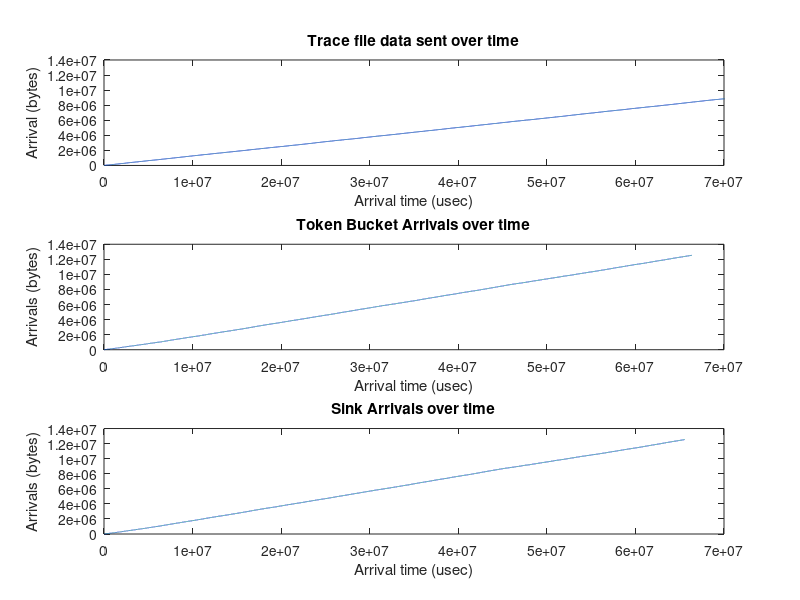

MATLAB code for this plot:
clc; clear all; clf;
%%%%%%%%%%%%%%%%%%%%%%%%%%%%%%%%%%%%%%%%%%%%%%%%%%%%%%%%%%%%%%%%%%%
% Time unit: micro seconds 
% Packet size: bytes
%%%%%%%%%%%%%%%%%%%%%%%%%%%%%%%%%%%%%%%%%%%%%%%%%%%%%%%%%%%%%%%%%%%
[packet_no_gen, time_gen, packetsize_gen] = textread('poisson3.txt', '%f %f %f');
[packet_no_sink, time_sink, packetsize_sink] = textread('sink.txt', '%f %f %f');
[token_time_diff, token_size, test, test2] = textread('bucket.txt', '%f %f %f %f');

count_gen = max(packet_no_gen);
count_sink = max(packet_no_sink);
count_token = max(packet_no_gen);

% initialize cumulative arrays
cumulative_gen = zeros(1, count_gen);
cumulative_sink = zeros(1, count_sink);
cumulative_token = zeros(1, count_sink);
cumulative_time_sink = zeros(1, count_sink);
cumulative_time_token = zeros(1, count_sink);

% initialize first packet, hardcoded
cumulative_gen(1) = packetsize_gen(1);
cumulative_sink(1) = packetsize_sink(1);
cumulative_token(1) = token_size(1);
cumulative_time_sink(1) = time_sink(1);
cumulative_time_token(1) = token_time_diff(1);

% start with second packet
i = 2;

% for generator
while i <= count_gen
    cumulative_gen(i) = cumulative_gen(i-1) + packetsize_gen(i);
    i = i + 1;
end

% start with second packet
i = 2;

% for token bucket
while i <= count_sink
    cumulative_token(i) = cumulative_token(i-1) + token_size(i);
    cumulative_time_token(i) = token_time_diff(i) + cumulative_time_token(i-1);
    i = i + 1;
end

i = 2;

% for the sink
while i <= count_sink
    cumulative_sink(i) = cumulative_sink(i-1) + packetsize_sink(i);
    cumulative_time_sink(i) = time_sink(i) + cumulative_time_sink(i-1);
    i = i + 1;
end

% Make plot
figure(1); 
%plot(cumulative_time_token, cumulative_token,time_gen, cumulative_gen,cumulative_time_sink, cumulative_sink);

subplot(3,1,2);plot(cumulative_time_token, cumulative_token);
title('Token Bucket Arrivals over time');
xlabel('Arrival time (usec)');
ylabel('Arrivals (bytes)');
v=axis;

subplot(3,1,1);plot(time_gen, cumulative_gen);
title('Trace file data sent over time');
xlabel('Arrival time (usec)');
ylabel('Arrival (bytes)');
axis(v);

subplot(3,1,3);plot(cumulative_time_sink, cumulative_sink);
title('Sink Arrivals over time');
xlabel('Arrival time (usec)');
ylabel('Arrivals (bytes)');
axis(v);

